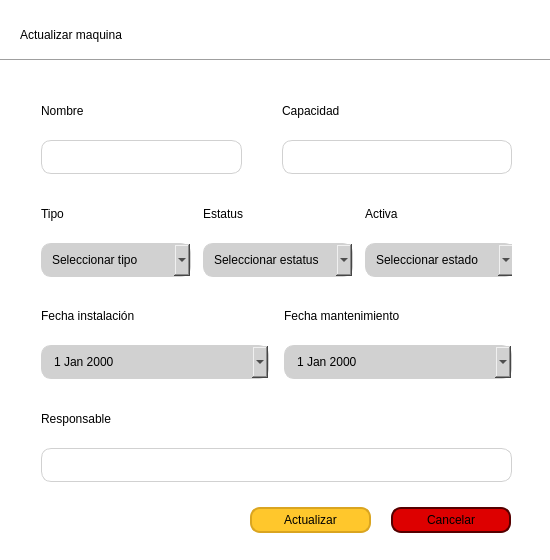
<?xml version="1.0" encoding="UTF-8"?>
<ui version="4.0">
 <class>Dialog</class>
 <widget class="QDialog" name="Dialog">
  <property name="geometry">
   <rect>
    <x>0</x>
    <y>0</y>
    <width>550</width>
    <height>560</height>
   </rect>
  </property>
  <property name="minimumSize">
   <size>
    <width>550</width>
    <height>560</height>
   </size>
  </property>
  <property name="maximumSize">
   <size>
    <width>550</width>
    <height>560</height>
   </size>
  </property>
  <property name="windowTitle">
   <string>Crear nuevo usuario | PyMexPro</string>
  </property>
  <property name="styleSheet">
   <string notr="true">QDialog {
	background-color: rgb(255, 255, 255);
}

QLabel {
	font: 12pt &quot;Verdana&quot;;
}

QPushButton {
	font: 12pt &quot;Verdana&quot;;
	padding: 4px 20px;
	border: 1px solid;
	border-radius: 10px;
}

QLineEdit, QComboBox, QDateEdit {
	font: 8pt &quot;Verdana&quot;;
	padding: 8px 10px;
	border: 1px solid #d1d1d1;
	border-radius: 10px;
}
 QDateEdit, QComboBox {
	background-color: #d1d1d1;
}</string>
  </property>
  <widget class="QLabel" name="txt_title">
   <property name="geometry">
    <rect>
     <x>20</x>
     <y>20</y>
     <width>259</width>
     <height>29</height>
    </rect>
   </property>
   <property name="styleSheet">
    <string notr="true">font: 700 18pt &quot;Verdana&quot;;</string>
   </property>
   <property name="text">
    <string>Actualizar maquina</string>
   </property>
  </widget>
  <widget class="Line" name="line">
   <property name="geometry">
    <rect>
     <x>0</x>
     <y>50</y>
     <width>551</width>
     <height>20</height>
    </rect>
   </property>
   <property name="orientation">
    <enum>Qt::Horizontal</enum>
   </property>
  </widget>
  <widget class="QWidget" name="layoutWidget">
   <property name="geometry">
    <rect>
     <x>250</x>
     <y>500</y>
     <width>261</width>
     <height>41</height>
    </rect>
   </property>
   <layout class="QHBoxLayout" name="horizontalLayout_4">
    <property name="spacing">
     <number>20</number>
    </property>
    <item>
     <widget class="QPushButton" name="btn_update_machine">
      <property name="cursor">
       <cursorShape>PointingHandCursor</cursorShape>
      </property>
      <property name="styleSheet">
       <string notr="true">background-color: #ffc72c;
border: 2px solid #daa520;</string>
      </property>
      <property name="text">
       <string>Actualizar</string>
      </property>
      <property name="checkable">
       <bool>true</bool>
      </property>
      <property name="autoExclusive">
       <bool>true</bool>
      </property>
     </widget>
    </item>
    <item>
     <widget class="QPushButton" name="btn_cancel">
      <property name="cursor">
       <cursorShape>PointingHandCursor</cursorShape>
      </property>
      <property name="styleSheet">
       <string notr="true">background-color: #d00;
border: 2px solid #500;</string>
      </property>
      <property name="text">
       <string>Cancelar</string>
      </property>
      <property name="checkable">
       <bool>true</bool>
      </property>
      <property name="autoExclusive">
       <bool>true</bool>
      </property>
     </widget>
    </item>
   </layout>
  </widget>
  <widget class="QWidget" name="">
   <property name="geometry">
    <rect>
     <x>41</x>
     <y>81</y>
     <width>471</width>
     <height>401</height>
    </rect>
   </property>
   <layout class="QGridLayout" name="gridLayout">
    <property name="horizontalSpacing">
     <number>0</number>
    </property>
    <property name="verticalSpacing">
     <number>10</number>
    </property>
    <item row="0" column="0">
     <layout class="QHBoxLayout" name="horizontalLayout">
      <property name="spacing">
       <number>10</number>
      </property>
      <item>
       <layout class="QVBoxLayout" name="verticalLayout">
        <property name="spacing">
         <number>0</number>
        </property>
        <property name="rightMargin">
         <number>30</number>
        </property>
        <item>
         <widget class="QLabel" name="label_2">
          <property name="text">
           <string>Nombre</string>
          </property>
         </widget>
        </item>
        <item>
         <widget class="QLineEdit" name="line_input_machine_name">
          <property name="maximumSize">
           <size>
            <width>250</width>
            <height>16777215</height>
           </size>
          </property>
          <property name="placeholderText">
           <string/>
          </property>
         </widget>
        </item>
       </layout>
      </item>
      <item>
       <layout class="QVBoxLayout" name="verticalLayout_4">
        <property name="spacing">
         <number>0</number>
        </property>
        <item>
         <widget class="QLabel" name="label_9">
          <property name="text">
           <string>Capacidad</string>
          </property>
         </widget>
        </item>
        <item>
         <widget class="QLineEdit" name="line_input_capacity">
          <property name="minimumSize">
           <size>
            <width>0</width>
            <height>0</height>
           </size>
          </property>
          <property name="maximumSize">
           <size>
            <width>250</width>
            <height>16777215</height>
           </size>
          </property>
         </widget>
        </item>
       </layout>
      </item>
     </layout>
    </item>
    <item row="1" column="0">
     <layout class="QHBoxLayout" name="horizontalLayout_2">
      <property name="spacing">
       <number>15</number>
      </property>
      <item>
       <layout class="QVBoxLayout" name="verticalLayout_8">
        <property name="spacing">
         <number>0</number>
        </property>
        <item>
         <widget class="QLabel" name="label_10">
          <property name="text">
           <string>Tipo</string>
          </property>
         </widget>
        </item>
        <item>
         <widget class="QComboBox" name="cb_type">
          <property name="minimumSize">
           <size>
            <width>150</width>
            <height>0</height>
           </size>
          </property>
          <property name="cursor">
           <cursorShape>PointingHandCursor</cursorShape>
          </property>
          <property name="currentText">
           <string/>
          </property>
          <property name="placeholderText">
           <string>Seleccionar tipo</string>
          </property>
          <item>
           <property name="text">
            <string>Cortadora</string>
           </property>
          </item>
          <item>
           <property name="text">
            <string>Pulidora</string>
           </property>
          </item>
          <item>
           <property name="text">
            <string>Pintadora</string>
           </property>
          </item>
          <item>
           <property name="text">
            <string>Ensambladora</string>
           </property>
          </item>
         </widget>
        </item>
       </layout>
      </item>
      <item>
       <layout class="QVBoxLayout" name="verticalLayout_10">
        <property name="spacing">
         <number>0</number>
        </property>
        <item>
         <widget class="QLabel" name="label_12">
          <property name="text">
           <string>Estatus</string>
          </property>
         </widget>
        </item>
        <item>
         <widget class="QComboBox" name="cb_status">
          <property name="minimumSize">
           <size>
            <width>150</width>
            <height>0</height>
           </size>
          </property>
          <property name="cursor">
           <cursorShape>PointingHandCursor</cursorShape>
          </property>
          <property name="placeholderText">
           <string>Seleccionar estatus</string>
          </property>
          <item>
           <property name="text">
            <string>Operativa</string>
           </property>
          </item>
          <item>
           <property name="text">
            <string>Mantenimiento</string>
           </property>
          </item>
         </widget>
        </item>
       </layout>
      </item>
      <item>
       <layout class="QVBoxLayout" name="verticalLayout_12">
        <property name="spacing">
         <number>0</number>
        </property>
        <item>
         <widget class="QLabel" name="label_13">
          <property name="text">
           <string>Activa</string>
          </property>
         </widget>
        </item>
        <item>
         <widget class="QComboBox" name="cb_is_active">
          <property name="minimumSize">
           <size>
            <width>150</width>
            <height>0</height>
           </size>
          </property>
          <property name="cursor">
           <cursorShape>PointingHandCursor</cursorShape>
          </property>
          <property name="placeholderText">
           <string>Seleccionar estado</string>
          </property>
          <item>
           <property name="text">
            <string>Activa</string>
           </property>
          </item>
          <item>
           <property name="text">
            <string>Inactiva</string>
           </property>
          </item>
         </widget>
        </item>
       </layout>
      </item>
     </layout>
    </item>
    <item row="2" column="0">
     <layout class="QHBoxLayout" name="horizontalLayout_3">
      <property name="spacing">
       <number>15</number>
      </property>
      <item>
       <layout class="QVBoxLayout" name="verticalLayout_11">
        <property name="spacing">
         <number>0</number>
        </property>
        <item>
         <widget class="QLabel" name="label_5">
          <property name="text">
           <string>Fecha instalación</string>
          </property>
         </widget>
        </item>
        <item>
         <widget class="QDateEdit" name="cb_date_installation">
          <property name="sizePolicy">
           <sizepolicy hsizetype="Expanding" vsizetype="Fixed">
            <horstretch>0</horstretch>
            <verstretch>0</verstretch>
           </sizepolicy>
          </property>
          <property name="maximumSize">
           <size>
            <width>250</width>
            <height>16777215</height>
           </size>
          </property>
          <property name="cursor">
           <cursorShape>PointingHandCursor</cursorShape>
          </property>
          <property name="frame">
           <bool>true</bool>
          </property>
          <property name="readOnly">
           <bool>false</bool>
          </property>
          <property name="buttonSymbols">
           <enum>QAbstractSpinBox::UpDownArrows</enum>
          </property>
          <property name="showGroupSeparator" stdset="0">
           <bool>false</bool>
          </property>
          <property name="minimumDateTime">
           <datetime>
            <hour>18</hour>
            <minute>0</minute>
            <second>0</second>
            <year>1800</year>
            <month>1</month>
            <day>2</day>
           </datetime>
          </property>
          <property name="currentSection">
           <enum>QDateTimeEdit::DaySection</enum>
          </property>
          <property name="calendarPopup">
           <bool>true</bool>
          </property>
          <property name="date">
           <date>
            <year>2000</year>
            <month>1</month>
            <day>1</day>
           </date>
          </property>
         </widget>
        </item>
       </layout>
      </item>
      <item>
       <layout class="QVBoxLayout" name="verticalLayout_9">
        <property name="spacing">
         <number>0</number>
        </property>
        <item>
         <widget class="QLabel" name="label_4">
          <property name="text">
           <string>Fecha mantenimiento</string>
          </property>
         </widget>
        </item>
        <item>
         <widget class="QDateEdit" name="cb_date_last_maintenance">
          <property name="sizePolicy">
           <sizepolicy hsizetype="Expanding" vsizetype="Fixed">
            <horstretch>0</horstretch>
            <verstretch>0</verstretch>
           </sizepolicy>
          </property>
          <property name="maximumSize">
           <size>
            <width>250</width>
            <height>16777215</height>
           </size>
          </property>
          <property name="cursor">
           <cursorShape>PointingHandCursor</cursorShape>
          </property>
          <property name="frame">
           <bool>true</bool>
          </property>
          <property name="readOnly">
           <bool>false</bool>
          </property>
          <property name="buttonSymbols">
           <enum>QAbstractSpinBox::UpDownArrows</enum>
          </property>
          <property name="showGroupSeparator" stdset="0">
           <bool>false</bool>
          </property>
          <property name="minimumDateTime">
           <datetime>
            <hour>12</hour>
            <minute>0</minute>
            <second>0</second>
            <year>1800</year>
            <month>1</month>
            <day>2</day>
           </datetime>
          </property>
          <property name="currentSection">
           <enum>QDateTimeEdit::DaySection</enum>
          </property>
          <property name="calendarPopup">
           <bool>true</bool>
          </property>
          <property name="date">
           <date>
            <year>2000</year>
            <month>1</month>
            <day>1</day>
           </date>
          </property>
         </widget>
        </item>
       </layout>
      </item>
     </layout>
    </item>
    <item row="3" column="0">
     <layout class="QVBoxLayout" name="verticalLayout_7">
      <property name="spacing">
       <number>0</number>
      </property>
      <property name="sizeConstraint">
       <enum>QLayout::SetDefaultConstraint</enum>
      </property>
      <item>
       <widget class="QLabel" name="label_11">
        <property name="text">
         <string>Responsable</string>
        </property>
       </widget>
      </item>
      <item>
       <widget class="QLineEdit" name="line_input_responsible">
        <property name="echoMode">
         <enum>QLineEdit::Normal</enum>
        </property>
       </widget>
      </item>
     </layout>
    </item>
   </layout>
  </widget>
 </widget>
 <resources/>
 <connections>
  <connection>
   <sender>btn_cancel</sender>
   <signal>toggled(bool)</signal>
   <receiver>Dialog</receiver>
   <slot>close()</slot>
   <hints>
    <hint type="sourcelabel">
     <x>510</x>
     <y>569</y>
    </hint>
    <hint type="destinationlabel">
     <x>601</x>
     <y>569</y>
    </hint>
   </hints>
  </connection>
 </connections>
</ui>
